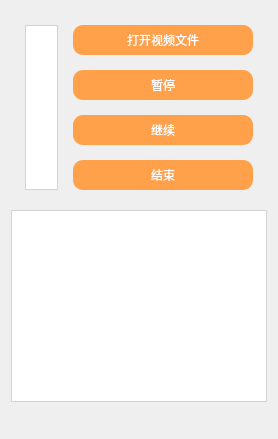
         <widget class="QWidget" name="page">
          <property name="styleSheet">
           <string notr="true">QWidget#page{
	background-color: rgb(245, 249, 252);
}



</string>
          </property>
          <layout class="QVBoxLayout" name="verticalLayout_7" stretch="1,0,0">
           <item>
            <widget class="QWidget" name="label_show_camera_widget" native="true">
             <layout class="QHBoxLayout" name="horizontalLayout_8" stretch="1,0">
              <property name="spacing">
               <number>15</number>
              </property>
              <property name="leftMargin">
               <number>14</number>
              </property>
              <property name="topMargin">
               <number>14</number>
              </property>
              <property name="rightMargin">
               <number>14</number>
              </property>
              <property name="bottomMargin">
               <number>14</number>
              </property>
              <item>
               <widget class="QLabel" name="label_show_camera">
                <property name="styleSheet">
                 <string notr="true">QLabel#label_show_camera{
	border:0.5px solid lightgray; 
	background-color: rgb(255, 255, 255);
	image: url(:/icon/test/resource/camera.png);
}



</string>
                </property>
                <property name="text">
                 <string>&lt;html&gt;&lt;head/&gt;&lt;body&gt;&lt;p align=&quot;center&quot;&gt;&lt;br/&gt;&lt;/p&gt;&lt;/body&gt;&lt;/html&gt;</string>
                </property>
                <property name="scaledContents">
                 <bool>false</bool>
                </property>
                <property name="alignment">
                 <set>Qt::AlignBottom|Qt::AlignLeading|Qt::AlignLeft</set>
                </property>
               </widget>
              </item>
              <item>
               <layout class="QVBoxLayout" name="verticalLayout_9">
                <item>
                 <widget class="QPushButton" name="video_button">
                  <property name="minimumSize">
                   <size>
                    <width>180</width>
                    <height>30</height>
                   </size>
                  </property>
                  <property name="maximumSize">
                   <size>
                    <width>180</width>
                    <height>30</height>
                   </size>
                  </property>
                  <property name="cursor">
                   <cursorShape>PointingHandCursor</cursorShape>
                  </property>
                  <property name="styleSheet">
                   <string notr="true">
QPushButton:hover
{
    /*背景颜色*/  
    background-color: rgb(253, 149, 54);
	
}
QPushButton
{
	background-color: rgb(255, 161, 75);
    border-radius:10px;
	color: rgb(255, 255, 255);
	border: 0px;
	font: 9pt &quot;微软雅黑&quot;  ;
}
</string>
                  </property>
                  <property name="text">
                   <string>打开视频文件</string>
                  </property>
                 </widget>
                </item>
                <item>
                 <widget class="QPushButton" name="stop_button">
                  <property name="minimumSize">
                   <size>
                    <width>180</width>
                    <height>30</height>
                   </size>
                  </property>
                  <property name="maximumSize">
                   <size>
                    <width>180</width>
                    <height>30</height>
                   </size>
                  </property>
                  <property name="cursor">
                   <cursorShape>PointingHandCursor</cursorShape>
                  </property>
                  <property name="styleSheet">
                   <string notr="true">
QPushButton:hover
{
    /*背景颜色*/  
    background-color: rgb(253, 149, 54);
	
}
QPushButton
{
	background-color: rgb(255, 161, 75);
    border-radius:10px;
	color: rgb(255, 255, 255);
	border: 0px;
	font: 9pt &quot;微软雅黑&quot;  ;
}
</string>
                  </property>
                  <property name="text">
                   <string>暂停</string>
                  </property>
                 </widget>
                </item>
                <item>
                 <widget class="QPushButton" name="video_continue">
                  <property name="minimumSize">
                   <size>
                    <width>180</width>
                    <height>30</height>
                   </size>
                  </property>
                  <property name="maximumSize">
                   <size>
                    <width>180</width>
                    <height>30</height>
                   </size>
                  </property>
                  <property name="cursor">
                   <cursorShape>PointingHandCursor</cursorShape>
                  </property>
                  <property name="styleSheet">
                   <string notr="true">
QPushButton:hover
{
    /*背景颜色*/  
    background-color: rgb(253, 149, 54);
	
}
QPushButton
{
	background-color: rgb(255, 161, 75);
    border-radius:10px;
	color: rgb(255, 255, 255);
	border: 0px;
	font: 9pt &quot;微软雅黑&quot;  ;
}
</string>
                  </property>
                  <property name="text">
                   <string>继续</string>
                  </property>
                 </widget>
                </item>
                <item>
                 <widget class="QPushButton" name="finsih_button">
                  <property name="minimumSize">
                   <size>
                    <width>180</width>
                    <height>30</height>
                   </size>
                  </property>
                  <property name="maximumSize">
                   <size>
                    <width>180</width>
                    <height>30</height>
                   </size>
                  </property>
                  <property name="font">
                   <font>
                    <family>微软雅黑</family>
                    <pointsize>9</pointsize>
                    <weight>50</weight>
                    <italic>false</italic>
                    <bold>false</bold>
                   </font>
                  </property>
                  <property name="cursor">
                   <cursorShape>PointingHandCursor</cursorShape>
                  </property>
                  <property name="styleSheet">
                   <string notr="true">
QPushButton:hover
{
    /*背景颜色*/  
    background-color: rgb(253, 149, 54);
	
}
QPushButton
{
	background-color: rgb(255, 161, 75);
    border-radius:10px;
	color: rgb(255, 255, 255);
	border: 0px;
	font: 9pt &quot;微软雅黑&quot;  ;
}
</string>
                  </property>
                  <property name="text">
                   <string>结束</string>
                  </property>
                 </widget>
                </item>
               </layout>
              </item>
             </layout>
            </widget>
           </item>
           <item>
            <widget class="QTextEdit" name="textedit_2">
             <property name="styleSheet">
              <string notr="true">QTextEdit#textedit_2{
	border:0.5px solid lightgray; 
	background-color: rgb(255, 255, 255);
	
}


</string>
             </property>
            </widget>
           </item>
           <item alignment="Qt::AlignRight">
            <widget class="QPushButton" name="cam_pic">
             <property name="sizePolicy">
              <sizepolicy hsizetype="Minimum" vsizetype="Fixed">
               <horstretch>20</horstretch>
               <verstretch>20</verstretch>
              </sizepolicy>
             </property>
             <property name="minimumSize">
              <size>
               <width>20</width>
               <height>20</height>
              </size>
             </property>
             <property name="maximumSize">
              <size>
               <width>20</width>
               <height>20</height>
              </size>
             </property>
             <property name="text">
              <string/>
             </property>
             <property name="icon">
              <iconset>
               <normaloff>:/icon/图片.png</normaloff>:/icon/图片.png</iconset>
             </property>
             <property name="flat">
              <bool>true</bool>
             </property>
            </widget>
           </item>
          </layout>
         </widget>
